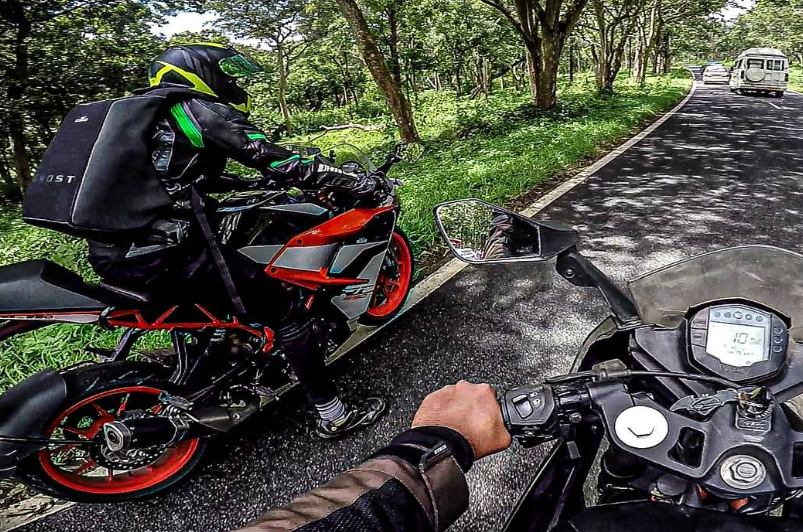
#> input picture Assignment 2/color_image.PNG, 803 x 532 px
$ python 'python assignment2_b.py'
#> lines starting #> are read from the running program, lines starting #| are printed output that depends on the picture
from PIL import Image
import cv2
import matplotlib.pyplot as plt
import numpy as np
import numpy as np
import matplotlib.pyplot as plt
from scipy.ndimage.filters import laplace

#define image paths
input_image_path = 'color_image.PNG'
output_image_path = 'image_grayscale.png'

#helper function to convert color image to gray

def convert_to_grayscale(input_path, output_path):
#> called with input_path = 'color_image.PNG', output_path = 'image_grayscale.png'
    image = Image.open(input_path)
#> image is the input picture: PIL image 803x532 RGBA; mean R, G, B, A 75.6, 74.8, 66.7, 255
    grayscale_image = image.convert('L')  # Convert to grayscale
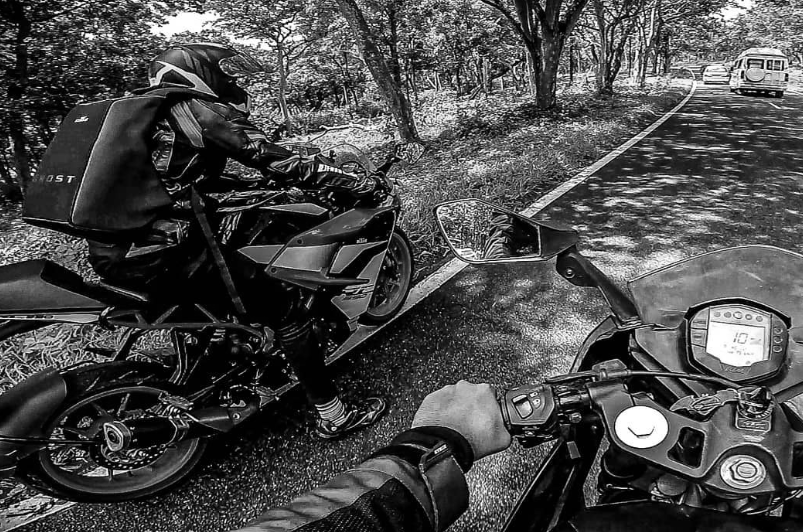
#> grayscale_image: PIL image 803x532 L; min 0, max 255, mean 74.1
    grayscale_image.save(output_path)


convert_to_grayscale(input_image_path, output_image_path)

#define laplacian filter
lapla_filter = np.array([[0, 1, 0],
                             [1, -4, 1],
                             [0, 1, 0]])


gray_scale_image = cv2.imread("image_grayscale.png", cv2.IMREAD_GRAYSCALE)

#helper function to convolve over image
def convolve_custom(image, filter):
    output_image = np.zeros_like(image, dtype=np.float32) #placeholder array
    for i in range(image.shape[0] - filter.shape[0] + 1): # iterate thrhouh rows
        for j in range(image.shape[1] - filter.shape[1] + 1):# iterate through
            output_image[i, j] = np.sum(image[i:i+filter.shape[0], j:j+filter.shape[1]] * filter) # sum the array values of kernel[i,j] and image[i,j]
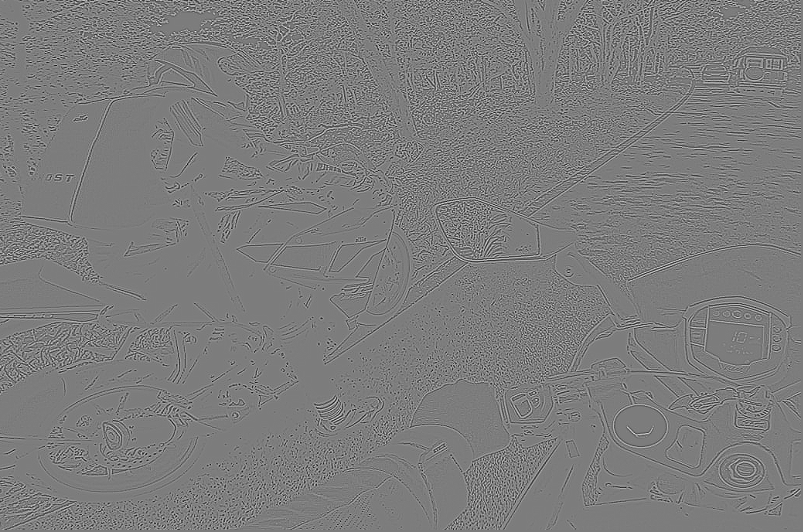
#> output_image: shape (532, 803) float32; min -585, max 609, mean 0; drawn with min black and max white
    return output_image.astype(np.uint8)
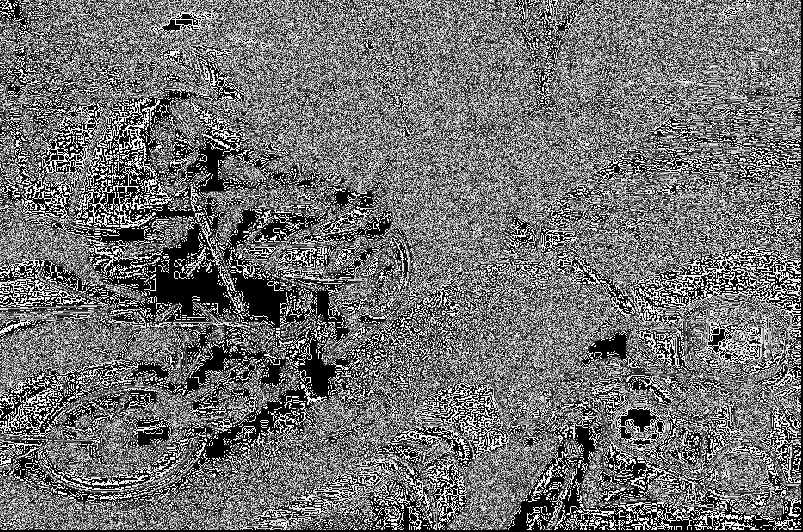
#> returned value: shape (532, 803); min 0, max 255, mean 112.2

result_custom = convolve_custom(gray_scale_image, lapla_filter)

#scipy.ndimage laplacian transformation
result_scipy = laplace(gray_scale_image)
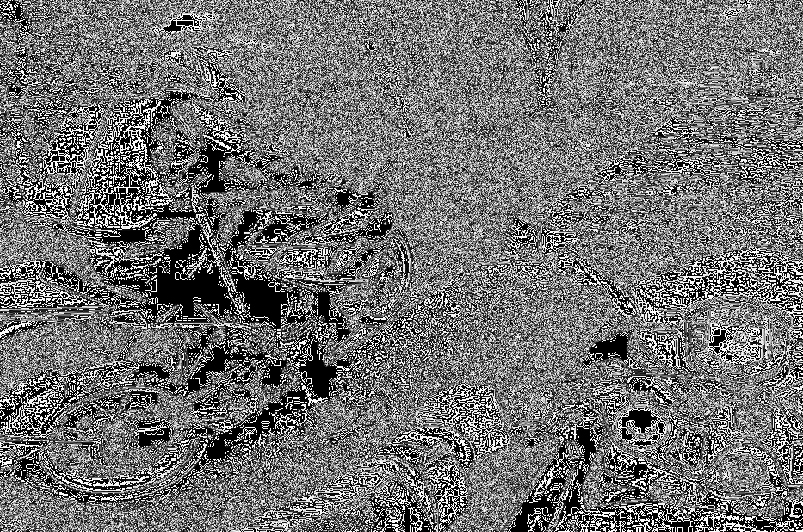
#> result_scipy: shape (532, 803); min 0, max 255, mean 113

# Display results
plt.figure(figsize=(12, 6))
plt.subplot(1, 3, 1)
plt.imshow(gray_scale_image, cmap='gray')
plt.title('Original Image')
plt.axis('off')

plt.subplot(1, 3, 2)
plt.imshow(result_custom, cmap='gray')
plt.title('Custom Laplacian Filter')
plt.axis('off')

plt.subplot(1, 3, 3)
plt.imshow(result_scipy, cmap='gray')
plt.title('Scipy Laplacian Filter')
plt.axis('off')
